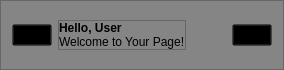
              <widget class="QFrame" name="frame_5">
               <property name="maximumSize">
                <size>
                 <width>16777215</width>
                 <height>70</height>
                </size>
               </property>
               <property name="styleSheet">
                <string notr="true">background-color: rgb(133, 133, 133);</string>
               </property>
               <property name="frameShape">
                <enum>QFrame::StyledPanel</enum>
               </property>
               <property name="frameShadow">
                <enum>QFrame::Raised</enum>
               </property>
               <layout class="QGridLayout" name="gridLayout_4">
                <item row="0" column="3">
                 <widget class="QFrame" name="frame_8">
                  <property name="frameShape">
                   <enum>QFrame::StyledPanel</enum>
                  </property>
                  <property name="frameShadow">
                   <enum>QFrame::Raised</enum>
                  </property>
                  <layout class="QVBoxLayout" name="verticalLayout">
                   <property name="spacing">
                    <number>0</number>
                   </property>
                   <property name="leftMargin">
                    <number>0</number>
                   </property>
                   <property name="topMargin">
                    <number>0</number>
                   </property>
                   <property name="rightMargin">
                    <number>0</number>
                   </property>
                   <property name="bottomMargin">
                    <number>0</number>
                   </property>
                   <item>
                    <widget class="QLabel" name="label">
                     <property name="font">
                      <font>
                       <weight>75</weight>
                       <bold>true</bold>
                      </font>
                     </property>
                     <property name="text">
                      <string>Hello, User</string>
                     </property>
                    </widget>
                   </item>
                   <item>
                    <widget class="QLabel" name="label_2">
                     <property name="text">
                      <string>Welcome to Your Page!</string>
                     </property>
                    </widget>
                   </item>
                  </layout>
                 </widget>
                </item>
                <item row="0" column="2">
                 <widget class="QPushButton" name="pushButton">
                  <property name="styleSheet">
                   <string notr="true">background-color:rgba(0,0,0,0);</string>
                  </property>
                  <property name="text">
                   <string/>
                  </property>
                  <property name="icon">
                   <iconset resource="Coding/Resources.qrc">
                    <normaloff>:/newPrefix/menu-burger.png</normaloff>:/newPrefix/menu-burger.png</iconset>
                  </property>
                  <property name="checkable">
                   <bool>true</bool>
                  </property>
                 </widget>
                </item>
                <item row="0" column="5">
                 <widget class="QPushButton" name="pushButton_2">
                  <property name="styleSheet">
                   <string notr="true">background-color:rgba(0,0,0,0);</string>
                  </property>
                  <property name="text">
                   <string/>
                  </property>
                  <property name="icon">
                   <iconset resource="Coding/Resources.qrc">
                    <normaloff>:/newPrefix/user.png</normaloff>:/newPrefix/user.png</iconset>
                  </property>
                  <property name="checkable">
                   <bool>true</bool>
                  </property>
                  <property name="autoExclusive">
                   <bool>true</bool>
                  </property>
                 </widget>
                </item>
                <item row="0" column="4">
                 <spacer name="horizontalSpacer">
                  <property name="orientation">
                   <enum>Qt::Horizontal</enum>
                  </property>
                  <property name="sizeHint" stdset="0">
                   <size>
                    <width>40</width>
                    <height>20</height>
                   </size>
                  </property>
                 </spacer>
                </item>
               </layout>
              </widget>
